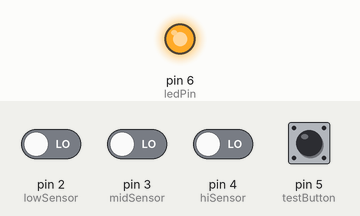
A sketch run on a simulated Arduino Uno, built with avr-gcc and run on an emulated ATmega328P. On the bench: output pins drawn as LEDs (lit = HIGH). The inputs (shaded band) are chosen by the test bench; at power-on: pin 2 (lowSensor), pin 3 (midSensor), pin 4 (hiSensor), pin 5 (testButton) LOW. No radio packets arrive unless stated.

Above: at 0.01 s.
At 1.2 s:
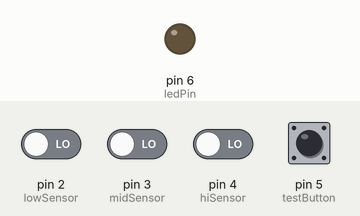
1.3 s: pin 2 (lowSensor) driven HIGH
At 2.1 s:
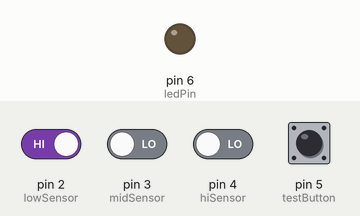
Timing chart, 0 to 4.3 s (numbered marks = the images above; inputs shaded):
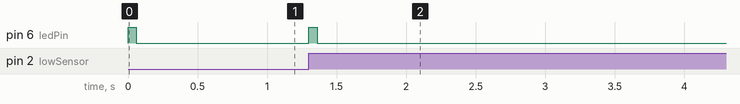

Measured:
- after the input at 1.3 s, pin 6 (ledPin): LOW → HIGH at once, → LOW 0.06 s later

The sketch:

waterLevelRF_TX.ino
```cpp
// Water level detection and transmit sensor levels over RF
// Written By : Christoffer Brekkeseter
// 12.03.2016
//.........................................................

#include <VirtualWire.h>

/************Defines***************/
#define  ledPin           6
#define  testButton       5
#define  lowSensor        2
#define  midSensor        3
#define  hiSensor         4
#define  txPin            13
#define  buttonHoldTime    3000
/************Constants************/
const int sensor[] = {lowSensor, midSensor, hiSensor, testButton};
const long txFreq = 10000;
/************Variables************/
char *command, *prevCommand;


long buttonTimer, timer = 0;
long longPressTime = 2000;

boolean buttonActive = false;
boolean longPressActive = false;

void setup() {

  // set what pin to transmit at
  vw_set_tx_pin(txPin);
  // speed of data transfer Kbps
  vw_setup(2000);

  // set LED pin to output
  pinMode(ledPin, OUTPUT);

  // set all sensors and test button to input
  for (int i = 0; i < sizeof(sensor) / sizeof(int); i++)
  {
    pinMode(sensor[i], INPUT);
  }
}

void loop()
{

  /********************read sensor value********************/
  if   (digitalRead(hiSensor)     == HIGH)    command = "3"  ;    // high level sensor active
  else if   (digitalRead(midSensor)    == HIGH)    command = "2"  ;    // mid level sensor active
  else if   (digitalRead(lowSensor)    == HIGH)    command = "1"  ;    // low level sensor active
  else                                            command = "0"  ;    // default value


    /********************button pressed/hold********************/
  if (digitalRead(testButton) == HIGH) {            //Button pressed
    if (buttonActive == false) {
      buttonActive = true;
      buttonTimer = millis();
    }

    if ((millis() - buttonTimer > longPressTime) && (longPressActive == false)) {
      longPressActive = true;

      command = "5";

    }


  } else {      //Button not pressed
    if (buttonActive == true) {
      buttonActive = false;


      if (longPressActive == true) {
        longPressActive = false;
      } else {

        command = "4";

      }
    }
  }

  if((millis() - timer) > txFreq) {
    timer = millis();
    writeSensorValue(command);
  }

  if(prevCommand != command) writeSensorValue(command);


  prevCommand = command;

}

  /*******************Writes sensor value*******************/


  void writeSensorValue(char *command) {

  digitalWrite(ledPin, HIGH);     // blink LED

  vw_send((uint8_t *)command, strlen(command));   // send command
  vw_wait_tx(); // wait until the whole message is gone

  digitalWrite(ledPin, LOW);      // blink LED
  }
```
